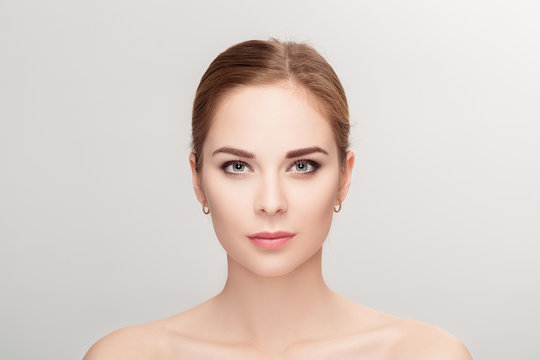
#> input picture 68_Face_detection_with_eye_Project/front_face.jpg, 540 x 360 px, found by its file name
$ python Face_and_eye_detection.py
#> lines starting #> are read from the running program, lines starting #| are printed output that depends on the picture; after the words box and inside, x2 and y2 are one past the last pixel; in counts of white or black regions, pixels touching at a corner belong together
import numpy as np
import cv2
print("OpenCV version:", cv2.__version__)
face_classifier=cv2.CascadeClassifier(r'C:\Users\91995\NIT\68_Face_detection_with_eye_Project\Haarcascades\haarcascade_frontalface_default.xml')
eye_classifier=cv2.CascadeClassifier(r'C:\Users\91995\NIT\68_Face_detection_with_eye_Project\Haarcascades\haarcascade_eye.xml')

img=cv2.imread(r'C:\Users\91995\NIT\68_Face_detection_with_eye_Project\front_face.jpg')
#> img is the input picture: shape (360, 540, 3); mean B, G, R 200.9, 207.5, 219.8
print("Image loaded:", img is not None)
#| Image loaded: True


if img is None:
    print("Error: Image not found or cannot be loaded!")
    exit()  # Exit if image is not loaded

gray=cv2.cvtColor(img,cv2.COLOR_BGR2GRAY)
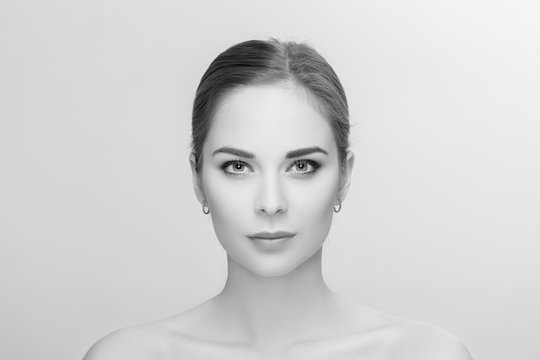
#> gray: shape (360, 540); min 1, max 244, mean 210.4
faces=face_classifier.detectMultiScale(gray,1.3,5)
#> faces = [[172, 89, 198, 198]]

if(len(faces)==0):
    print("No Face Found")

for (x,y,w,h) in faces:
    cv2.rectangle(img,(x,y),(x+w,y+h),(127,0,255),2)
    roi_gray=gray[y:y+h,x:x+w]
    roi_color=img[y:y+h,x:x+w]
    eyes=eye_classifier.detectMultiScale(roi_gray,1.3,5)
    for (ex,ey,ew,eh) in eyes:
        cv2.rectangle(roi_color,(ex,ey),(ex+ew,ey+eh),(255,255,0),2)
#> this loop made 1 pass
#> (x, y, w, h, eyes) on pass 1: (172, 89, 198, 198, [[41, 58, 39, 39], [110, 57, 41, 41]])
#> pass 1, `roi_gray=gray[y:y+h,x:x+w]`:
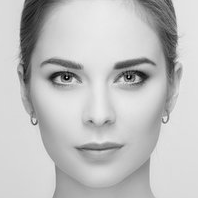
#> roi_gray: shape (198, 198); min 1, max 237, mean 191.6
#> pass 1, `roi_color=img[y:y+h,x:x+w]`:
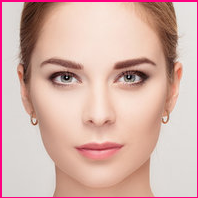
#> roi_color: shape (198, 198, 3); mean B, G, R 170.1, 178.5, 214.7
#> after the loop:
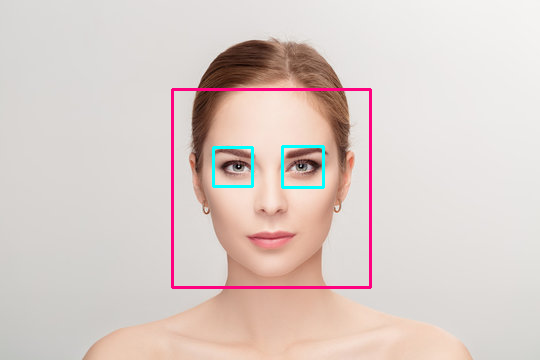
#> img: shape (360, 540, 3); 1.71% of pixels changed, all inside (x1, y1, x2, y2) = (171, 88, 372, 289)
#> after the loop:
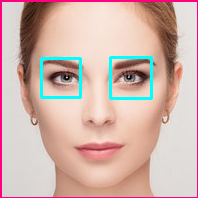
#> roi_color: shape (198, 198, 3); 2.43% of pixels changed, all inside (x1, y1, x2, y2) = (40, 56, 153, 100)

cv2.imshow('img',img)
cv2.waitKey(0)
cv2.destroyAllWindows()
